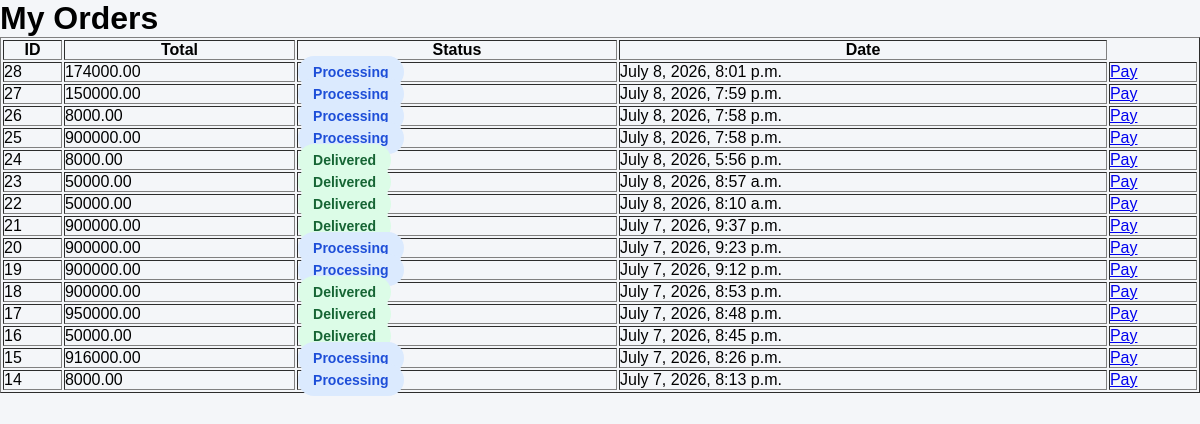
The page /my-orders/ (signed in) on the database its author committed.
### orders/models.py (models this page shows, shortened)
class Order(models.Model):
    STATUS_CHOICES = (
        ('Pending', 'Pending'),
        ('Approved', 'Approved'),
        ('Processing', 'Processing'),
        ('Out for Delivery', 'Out for Delivery'),
        ('Delivered', 'Delivered'),
    )
    customer = models.ForeignKey(
        User,
        on_delete=models.CASCADE
    )
    total_amount = models.DecimalField(
        max_digits=12,
        decimal_places=2
    )
    status = models.CharField(
        max_length=30,
        choices=STATUS_CHOICES,
        default='Pending'
    )
    created_at = models.DateTimeField(
        auto_now_add=True
    )

### orders/views.py (the view)
@login_required
def my_orders(request):
    orders = Order.objects.filter(
        customer=request.user
    ).order_by('-id')
    return render(
        request,
        'orders/my_orders.html',
        {
            'orders': orders
        }
    )

### templates/orders/my_orders.html (shortened to what this page needs)
{% load static %}
<!DOCTYPE html>
<html>
<head>
<link rel="stylesheet"
href="{% static 'css/style.css' %}">
</head>
<body>
<h1>My Orders</h1>
<table border="1" width="100%">
<tr>
<th>ID</th>
<th>Total</th>
<th>Status</th>
<th>Date</th>
</tr>
{% for order in orders %}
<tr>
<td>{{ order.id }}</td>
<td>{{ order.total_amount }}</td>
<td>
{% if order.status == 'Pending' %}
<span class="status pending">
Pending
</span>
{% elif order.status == 'Processing' %}
<span class="status processing">
Processing
</span>
{% else %}
<span class="status delivered">
Delivered
</span>
{% endif %}
</td>
<td>{{ order.created_at }}</td>
<td>
    <a href="{% url 'payment' order.id %}">
        Pay
    </a>
</td>
</tr>
{% endfor %}
</table>
</body>
</html>

### static/css/style.css (style rules this page uses)
* { margin:0; padding:0; box-sizing:border-box; }
body { font-family:'Segoe UI',sans-serif; background:#f4f7fb; }
* { margin:0; padding:0; box-sizing:border-box; font-family:Arial, sans-serif; }
body { background:#f4f6f9; }
.status { padding:8px 15px; border-radius:20px; font-size:14px; font-weight:bold; }
.processing { background:#dbeafe; color:#1d4ed8; }
.delivered { background:#dcfce7; color:#166534; }
body { background:#f5f7fa; min-height:100vh; }

### rows shown on the page
Order: id "28", total_amount "174000.00", status "Processing", created_at "July 8, 2026, 8:01 p.m."
Order: id "27", total_amount "150000.00", status "Processing", created_at "July 8, 2026, 7:59 p.m."
Order: id "26", total_amount "8000.00", status "Processing", created_at "July 8, 2026, 7:58 p.m."
Order: id "25", total_amount "900000.00", status "Processing", created_at "July 8, 2026, 7:58 p.m."
Order: id "24", total_amount "8000.00", status "Delivered", created_at "July 8, 2026, 5:56 p.m."
Order: id "23", total_amount "50000.00", status "Delivered", created_at "July 8, 2026, 8:57 a.m."
Order: id "22", total_amount "50000.00", status "Delivered", created_at "July 8, 2026, 8:10 a.m."
Order: id "21", total_amount "900000.00", status "Delivered", created_at "July 7, 2026, 9:37 p.m."
Order: id "20", total_amount "900000.00", status "Processing", created_at "July 7, 2026, 9:23 p.m."
Order: id "19", total_amount "900000.00", status "Processing", created_at "July 7, 2026, 9:12 p.m."
Order: id "18", total_amount "900000.00", status "Delivered", created_at "July 7, 2026, 8:53 p.m."
Order: id "17", total_amount "950000.00", status "Delivered", created_at "July 7, 2026, 8:48 p.m."
Order: id "16", total_amount "50000.00", status "Delivered", created_at "July 7, 2026, 8:45 p.m."
Order: id "15", total_amount "916000.00", status "Processing", created_at "July 7, 2026, 8:26 p.m."
Order: id "14", total_amount "8000.00", status "Processing", created_at "July 7, 2026, 8:13 p.m."
